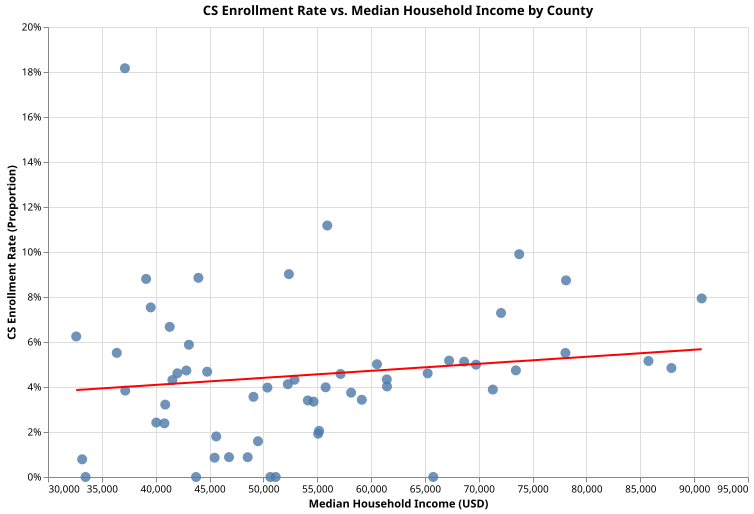

Source code (Python):
import pandas as pd
import polars as pl
import altair as alt

cs_df = pl.DataFrame(
    pd.read_json(
        "https://raw.githubusercontent.com/APWright/CSC477-Fall2025/refs/heads/main/Assignment-3/csforca-enrollment.json"
    )
)

cs_agg = (
    cs_df
    .group_by("county")
    .agg([
        pl.col("AP CS").sum().alias("AP CS"),
        pl.col("Non-AP CS").sum().alias("Non-AP CS"),
        pl.col("Overall Enrollment").sum().alias("Overall Enrollment"),
    ])
    .with_columns([
        ((pl.col("AP CS") + pl.col("Non-AP CS")) / pl.col("Overall Enrollment")).alias("CS Rate")
    ])
)

income_df = pd.read_excel("gini_place_county_region_st3-26-14-ada.xlsx")

income_df["county_name"] = income_df["county_name"].str.strip()
income_agg = (
    income_df
    .groupby("county_name", as_index=False)["Median_HH_income"]
    .median()
)

cs_pd = cs_agg.to_pandas()
cs_pd["county"] = cs_pd["county"].str.strip()

merged = pd.merge(
    cs_pd,
    income_agg,
    left_on="county",
    right_on="county_name",
    how="inner"
)

chart = (
    alt.Chart(merged)
    .mark_circle(size=100, opacity=0.8)
    .encode(
        x=alt.X("Median_HH_income:Q", title="Median Household Income (USD)", scale=alt.Scale(zero=False)),
        y=alt.Y("CS Rate:Q", title="CS Enrollment Rate (Proportion)", axis=alt.Axis(format=".0%")),
        tooltip=[
            alt.Tooltip("county:N", title="County"),
            alt.Tooltip("Median_HH_income:Q", title="Median Income", format="$.0f"),
            alt.Tooltip("CS Rate:Q", title="CS Rate", format=".2%")
        ]
    )
    .properties(
        title="CS Enrollment Rate vs. Median Household Income by County",
        width=700,
        height=450
    )
)

trend = chart.transform_regression(
    "Median_HH_income", "CS Rate"
).mark_line(color="red")

final_chart = chart + trend

final_chart.save("visualization_four.svg")
print("saved")
